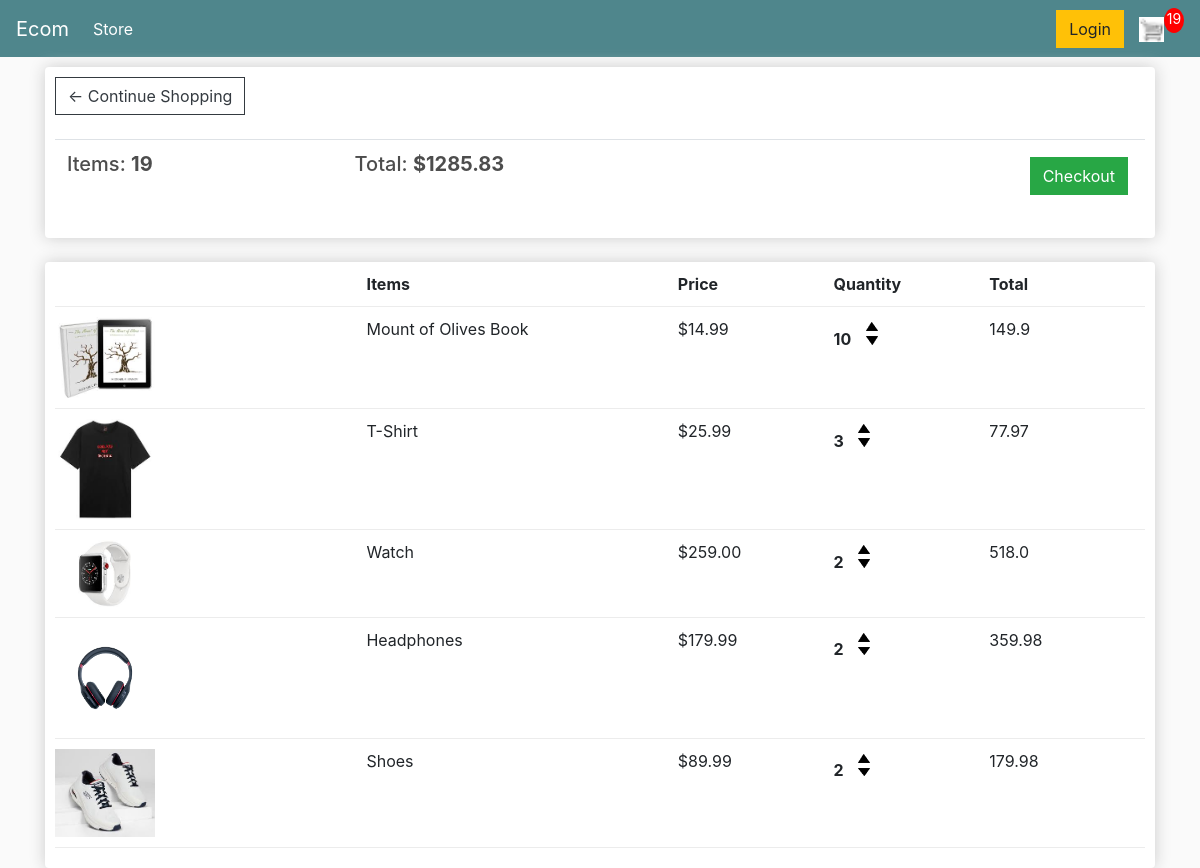
The app's page /cart/ (signed in) with its own data.
### store/models.py (models this page shows, shortened)
class Order(models.Model):
    customer = models.ForeignKey(Customer, on_delete=models.CASCADE, null=True)
    date_created = models.DateTimeField(auto_now_add=True)
    complete = models.BooleanField(default=False)
    transaction = models.CharField(max_length=200, null=True)
    @property
    def get_cart_total(self):
        orderitems = self.orderitem_set.all()
        total = sum([item.get_total for item in orderitems])
        return total
    @property
    def get_cart_items(self):
        orderitems = self.orderitem_set.all()
        total = sum([item.quantity for item in orderitems])
        return total

class OrderItem(models.Model):
    product = models.ForeignKey(Product, on_delete=models.SET_NULL,null= True)
    order = models.ForeignKey(Order, on_delete=models.SET_NULL,null=True)
    quantity = models.IntegerField(default=0,null=True,blank=True)
    date_added = models.DateTimeField(auto_now_add=True)
    @property
    def get_total(self):
        total = self.product.price * self.quantity
        return total

class Product(models.Model):
    name = models.CharField(max_length=200, null=True, blank=True)
    price = models.FloatField()
    digital = models.BooleanField(default=False, null=True, blank=False)
    image = models.ImageField(null=True, blank=True)
    @property
    def imageURL(self):
        try:
            url = self.image.url
        except:
            url = ''
        return url

### store/views.py (the view)
# urls.py: path('cart/',cart, name='cart'),
def cart(request):
    if request.user.is_authenticated:
        customer = request.user.customer
        order, created = Order.objects.get_or_create(customer=customer, complete = False)
        items = order.orderitem_set.all()
        cartItems = order.get_cart_items
    else:
        items = []
        order = {'get_cart_total':0, 'get_cart_items':0}
        cartItems = order['get_cart_items']
    context = {'items': items, 'order':order, 'cartItems': cartItems}
    return render(request, 'store/Cart.html', context)

### store/templates/store/Cart.html
{% extends 'store/Main.html' %}
{% load static %}
{% block content %}
    <div class="row">
        <div class="col-lg-12">
            <div class="box-element">
                <a class="btn btn-outline-dark" href="{% url 'store:store' %}"> &#x2190; Continue Shopping</a>
                <br>
                <br>
                <table class="table">
                    <tr>
                        <th><h5>Items: <strong>{{order.get_cart_items}}</strong></h5></th>
                        <th><h5>Total: <strong>${{order.get_cart_total|floatformat:2}}</strong></h5></th>
                        <th><a style="float: right; margin: 5px" class="btn btn-success" href="{% url 'store:checkout' %}">Checkout</a></th>
                    </tr>
                </table>
            </div>
            <br>
            <div class="box-element">
                <div class="cart-row">
                    <div style="flex:2"></div>
                    <div style="flex:2"><strong>Items</strong></div>
                    <div style="flex:1"><strong>Price</strong></div>
                    <div style="flex:1"><strong>Quantity </strong></div>
                    <div style="flex:1"><strong>Total </strong></div>
                </div>
                {% for item in items%}
                <div class="cart-row">
                    <div style="flex:2"><img src="{{item.product.imageURL}}" class="row-image" alt=""></div>
                    <div style="flex:2">{{item.product.name}}</div>
                    <div style="flex:1">${{item.product.price| floatformat:2}}</div>
                    <div style="flex:1">
                        <p class="quantity">{{item.quantity}}</p>
                        <div class="quantity">
                            <img data-product="{{item.product.id}}" data-action="add" class="chg-quantity update-cart" src="{% static 'images/arrow-up.png' %}" alt="">
                            <img data-product="{{item.product.id}}" data-action="remove" class="chg-quantity update-cart" src="{% static 'images/arrow-down.png' %}" alt="">
                        </div>
                    </div>
                    <div style="flex:1">{{item.get_total}}</div>
                </div>
                {% endfor %}
            </div>
        </div>
    </div>
{% endblock content %}

### store/static/css/main.css (style rules this page uses)
body { background-color: hsl(0, 0%, 98%); }
h1,h2,h3,h4,h5,h6 { color:hsl(0, 0%, 30%); }
.box-element { box-shadow:hsl(0, 0%, 80%) 0 0 16px; background-color: #fff; border-radius: 4px; padding: 10px; }
.col-lg-4, .col-lg-6, .col-lg-8, .col-lg-12 { margin-top: 10px; }
.btn { border-radius: 0; }
.row-image { width: 100px; }
.cart-row { display: flex; align-items: flex-stretch; padding-bottom: 10px; margin-bottom: 10px; border-bottom: 1px solid #ececec; }
.quantity { display: inline-block; font-weight: 700; padding-right:10px; }
.chg-quantity { width: 12px; cursor: pointer; display: block; margin-top: 5px; transition:.1s; }

### records on screen
Order: get_cart_items "19", get_cart_total "1285.83"
OrderItem: product.imageURL (picture), product.name "Mount of Olives Book", product.price "14.99", quantity "10", get_total "149.9"
OrderItem: product.imageURL (picture), product.name "T-Shirt", product.price "25.99", quantity "3", get_total "77.97"
OrderItem: product.imageURL (picture), product.name "Watch", product.price "259.00", quantity "2", get_total "518.0"
OrderItem: product.imageURL (picture), product.name "Headphones", product.price "179.99", quantity "2", get_total "359.98"
OrderItem: product.imageURL (picture), product.name "Shoes", product.price "89.99", quantity "2", get_total "179.98"

### other values on screen
{{ cartItems }} "19"
